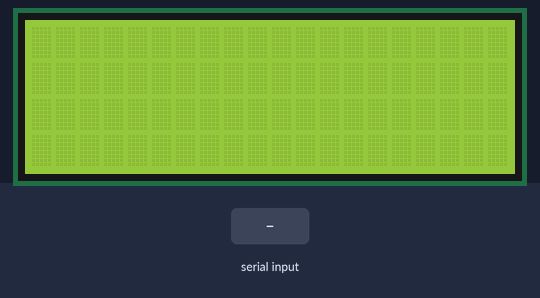
A program run on a simulated Arduino Uno, built with avr-gcc and run on an emulated ATmega328P. Shown: 20×4 character LCD. The inputs (shaded band) are chosen by the test bench.

Above: at 1.2 s.
1.3 s: "H\n" received over Serial
At 2.2 s:
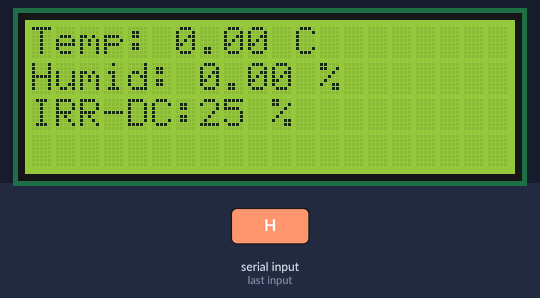
2.8 s: "90,45\n" received over Serial
At 3.5 s:
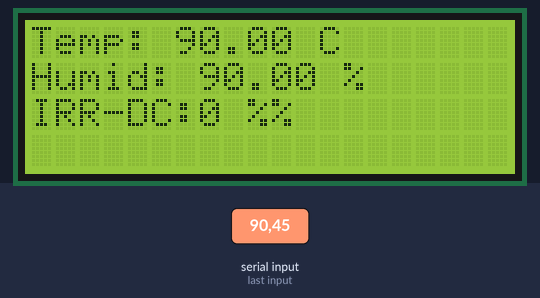
4.3 s: "T\n" received over Serial
At 5.5 s:
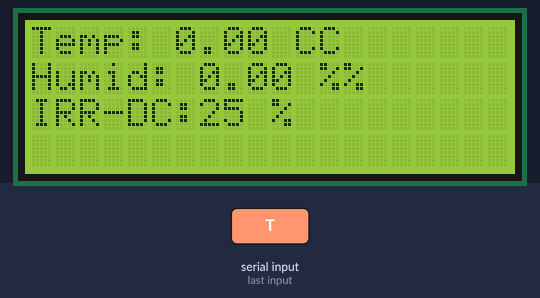
5.8 s: "90\n" received over Serial
At 6.8 s:
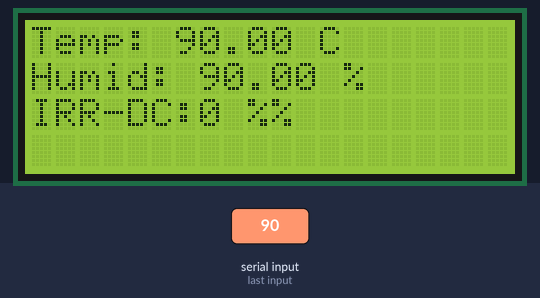
Timing chart, 0 to 8.3 s (numbered marks = the images above; inputs shaded):
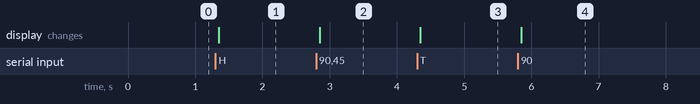

The program:

main.cpp
```cpp
#include <LiquidCrystal.h>
#include <SoftwareSerial.h>
#include <Wire.h>
#include <Arduino.h>


#define LCD_RS 12
#define LCD_E 13
#define LCD_D4 5
#define LCD_D5 4
#define LCD_D6 3
#define LCD_D7 2

#define VMTX 7
#define VMRX 6

#define SBTX 11
#define SBRX 10

#define Null -10000.0

struct SensorData {
  float humidity;
  float cTemp;
};

SoftwareSerial VMonitor(VMRX, VMTX); // RX | TX
SoftwareSerial senderBluetooth(SBRX,SBTX);
// Set up the LCD
LiquidCrystal lcd(LCD_RS, LCD_E, LCD_D4, LCD_D5, LCD_D6, LCD_D7); // RS, E, D4, D5, D6, D7


SensorData recieveFromSensor() {
    SensorData recievedData = {Null,Null};
    // Check if data is available from the Sensor Node via Bluetooth
    if (Serial.available()) {
      // Read the received data
      String data = Serial.readStringUntil('\n');
      // Parse the temperature and humidity values from the received data
      float humidity = data.substring(data.indexOf("H") + 1, data.indexOf("T")).toFloat();
      float temperature = data.substring(data.indexOf("T") + 1).toFloat();
      // Print the received data to the Serial Monitor
      VMonitor.print("Received data: ");
      VMonitor.println(data);
      recievedData.cTemp = temperature;
      recievedData.humidity = humidity;
    }
    return recievedData;
}

int getIrrigationDutyCycle(SensorData sensorData) {
  // Calculate the irrigation rate based on the specified conditions
  int irrigationDutyCycle = 0;
  if (sensorData.humidity >= 20 && sensorData.humidity <= 30) {
    if (sensorData.cTemp > 25) {
    // Irrigation rate of 10 cc/min with 10% duty cycle
      irrigationDutyCycle = 10;
    }
  } else if (sensorData.humidity >= 10 &&  sensorData.humidity < 20) {
  // Irrigation rate of 15 cc/min with 20% duty cycle
  irrigationDutyCycle = 20;
  } else if ( sensorData.humidity < 10) {
  // Irrigation rate of 20 cc/min with 25% duty cycle
    irrigationDutyCycle = 25;
  }

  VMonitor.print("IRR-DC:");
  VMonitor.print(irrigationDutyCycle);
  VMonitor.println("---");
  return irrigationDutyCycle;
}

void printOnLCD(SensorData sensorData, int irrigationDutyCycle) {
  lcd.setCursor(0, 0);
  lcd.print("Temp: ");
  lcd.print(sensorData.cTemp);
  lcd.print(" C");
  lcd.setCursor(0, 1);
  lcd.print("Humid: ");
  lcd.print(sensorData.humidity);
  lcd.print(" %");
  lcd.setCursor(0, 2);
  lcd.print("IRR-DC:");
  lcd.print(irrigationDutyCycle);
  lcd.print(" %");
}

void setup() {
  // Start the serial communication(attached to reciever bluetooth module)
  Serial.begin(9600);
    // Start the serial communication to sender bluetooth module
  senderBluetooth.begin(9600);
  // Start the Virtual Monitor communication
  VMonitor.begin(9600);
  // Set up the LCD
  lcd.begin(20, 4);
}

void loop() {
  SensorData recievedData = recieveFromSensor();
  // check if data recieved correctly
  if (recievedData.humidity != Null) {
    // get the duty cycle based on the specified conditions
    int irrigationDutyCycle = getIrrigationDutyCycle(recievedData);
    // Display the temperature and humidity values on the LCD
    printOnLCD(recievedData, irrigationDutyCycle);
    // Send the irrigation rate command to the Actuator Node via Bluetooth
    senderBluetooth.print("DC:");
    senderBluetooth.print(irrigationDutyCycle);
  }
}
```

Measured:
- after the input at 1.3 s, the display: changes after 0.05 s (image 1)
- after the input at 2.8 s, the display: changes after 0.05 s (image 2)
- after the input at 4.3 s, the display: changes after 0.05 s (image 3)
- after the input at 5.8 s, the display: changes after 0.05 s (image 4)
